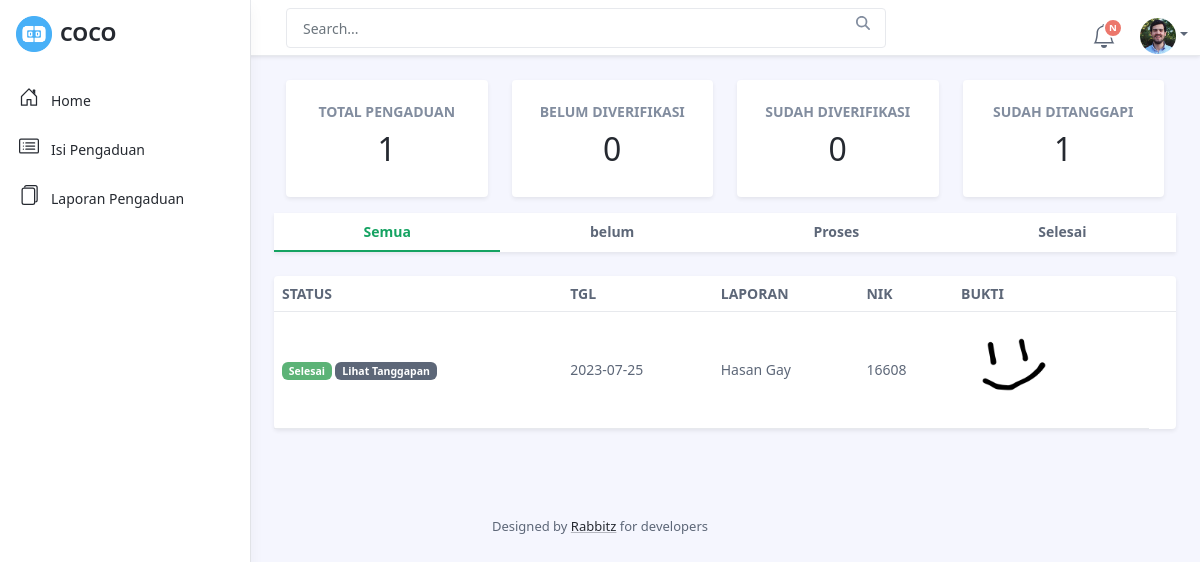
The page /laporan_masyarakat.php on the database its author committed.
### tables this page shows
CREATE TABLE `pengaduan` (
  `id_pengaduan` int(11) NOT NULL,
  `tgl_pengaduan` date NOT NULL,
  `nik` char(16) NOT NULL,
  `isi_laporan` text NOT NULL,
  `foto` varchar(255) NOT NULL,
  `status` enum('0','proses','selesai') NOT NULL
);

### laporan_masyarakat.php (the view, shortened to what this page needs)
<html lang="en">
<head>
    <?php
    include 'head.php';
    ?>
</head>
<body class="app">
    <?php
    include 'nav_masyarakat.php';
    include 'koneksi.php';
    $get = mysqli_query($koneksi, "SELECT * FROM `pengaduan`");
    $total = mysqli_num_rows($get);
    $getb = mysqli_query($koneksi, "SELECT * FROM `pengaduan` WHERE status='0'");
    $belum = mysqli_num_rows($getb);
    $getp = mysqli_query($koneksi, "SELECT * FROM `pengaduan` WHERE status='proses'");
    $proses = mysqli_num_rows($getp);
    $gets = mysqli_query($koneksi, "SELECT * FROM `pengaduan` WHERE status='selesai'");
    $selesai = mysqli_num_rows($gets);
    ?>
    <div class="app-wrapper">
        <div class="app-content pt-3 p-md-3 p-lg-4">
            <div class="container-xl">
                <div class="row g-4 mb-4">
                    <div class="col-6 col-lg-3">
                        <div class="app-card app-card-stat shadow-sm h-100">
                            <div class="app-card-body p-3 p-lg-4">
                                <h4 class="stats-type mb-1">Total Pengaduan</h4>
                                <div class="stats-figure"><?= $total ?></div>
                            </div>
                            <a class="app-card-link-mask" href="#"></a>
                        </div>
                    </div>
                    <div class="col-6 col-lg-3">
                        <div class="app-card app-card-stat shadow-sm h-100">
                            <div class="app-card-body p-3 p-lg-4">
                                <h4 class="stats-type mb-1">Belum Diverifikasi</h4>
                                <div class="stats-figure"><?= $belum ?></div>
                            </div>
                            <a class="app-card-link-mask" href="#"></a>
                        </div>
                    </div>
                    <div class="col-6 col-lg-3">
                        <div class="app-card app-card-stat shadow-sm h-100">
                            <div class="app-card-body p-3 p-lg-4">
                                <h4 class="stats-type mb-1">Sudah Diverifikasi</h4>
                                <div class="stats-figure"><?= $proses ?></div>
                            </div>
                            <a class="app-card-link-mask" href="#"></a>
                        </div>
                    </div>
                    <div class="col-6 col-lg-3">
                        <div class="app-card app-card-stat shadow-sm h-100">
                            <div class="app-card-body p-3 p-lg-4">
                                <h4 class="stats-type mb-1">Sudah ditanggapi</h4>
                                <div class="stats-figure"><?= $selesai ?></div>
                            </div>
                            <a class="app-card-link-mask" href="#"></a>
                        </div>
                    </div>
                </div>
            </div>
            <nav id="orders-table-tab" class="orders-table-tab app-nav-tabs nav shadow-sm flex-column flex-sm-row mb-4">
                <a class="flex-sm-fill text-sm-center nav-link active" id="semua-tab" data-bs-toggle="tab" href="#semua"
                    role="tab" aria-controls="semua" aria-selected="true">Semua</a>
                <a class="flex-sm-fill text-sm-center nav-link" id="belum-tab" data-bs-toggle="tab" href="#belum"
                    role="tab" aria-controls="belum" aria-selected="false">belum</a>
                <a class="flex-sm-fill text-sm-center nav-link" id="proses-tab" data-bs-toggle="tab" href="#proses"
                    role="tab" aria-controls="proses" aria-selected="false">Proses</a>
                <a class="flex-sm-fill text-sm-center nav-link" id="selesai-tab" data-bs-toggle="tab" href="#selesai"
                    role="tab" aria-controls="selesai" aria-selected="false">Selesai</a>
            </nav>
            <div class="tab-content" id="orders-table-tab-content">
                <div class="tab-pane fade show active" id="semua" role="tabpanel" aria-labelledby="orders-all-tab">
                    <div class="app-card app-card-orders-table shadow-sm mb-5">
                        <div class="app-card-body">
                            <div class="table-responsive">
                                <table class="table app-table-hover mb-0 text-left">
                                    <thead>
                                        <tr>
                                            <th class="cell">STATUS</th>
                                            <th class="cell">TGL</th>
                                            <th class="cell">LAPORAN</th>
                                            <th class="cell">NIK</th>
                                            <th class="cell">BUKTI</th>
                                            <th class="cell"></th>
                                        </tr>
                                    </thead>
                                    <tbody>
                                        <?php
                                        $semua = mysqli_query($koneksi, "SELECT * FROM pengaduan");
                                        while ($row1 = mysqli_fetch_assoc($semua)) {
                                        ?>
                                        <tr>
                                            <td class="cell">
                                                <?php $status = $row1['status'];
                                                    if ($status == 0) { ?>
                                                <span class="badge bg-secondary">Belum</span>
                                                <a class="badge bg-danger"
                                                    href="batalkan.php?id_pengaduan=<?php echo $row1['id_pengaduan'] ?>">Batalkan</a>
                                                <?php } else if ($status == 'proses') { ?>
                                                <span class="badge bg-warning">Diproses</span>
                                                <?php } else { ?>
                                                <span class="badge bg-success">Selesai</span>
                                                <a class="badge bg-secondary"
                                                    href="lihat_tanggapan_masyarakat.php?id_pengaduan=<?php echo $row1['id_pengaduan'] ?>">Lihat
                                                    Tanggapan</a>
                                                <?php } ?>
                                            </td>
                                            <td class="cell"><span
                                                    class="truncate"><?php echo $row1['tgl_pengaduan']; ?></span></td>
                                            <td class="cell"><?php echo $row1['isi_laporan']; ?></td>
                                            <td class="cell"><span><?php echo $row1['nik']; ?></span></td>
                                            <td class="cell"><img src="img\<?php echo $row1['foto']; ?>" height="100"
                                                    alt="Bukti"></td>
                                        </tr>
                                        <?php } ?>
                                    </tbody>
                                </table>
                            </div>
                        </div>
                    </div>
                </div>
            </div>
        </div>
    </div>
    <?php
    include 'footer.php';
    ?>
</body>
</html>

### rows shown on the page
pengaduan: tgl_pengaduan "2023-07-25", isi_laporan "Hasan Gay", nik "16608", foto (picture)

### other values the page prints
$total "1"
$belum "0"
$proses "0"
$selesai "1"
